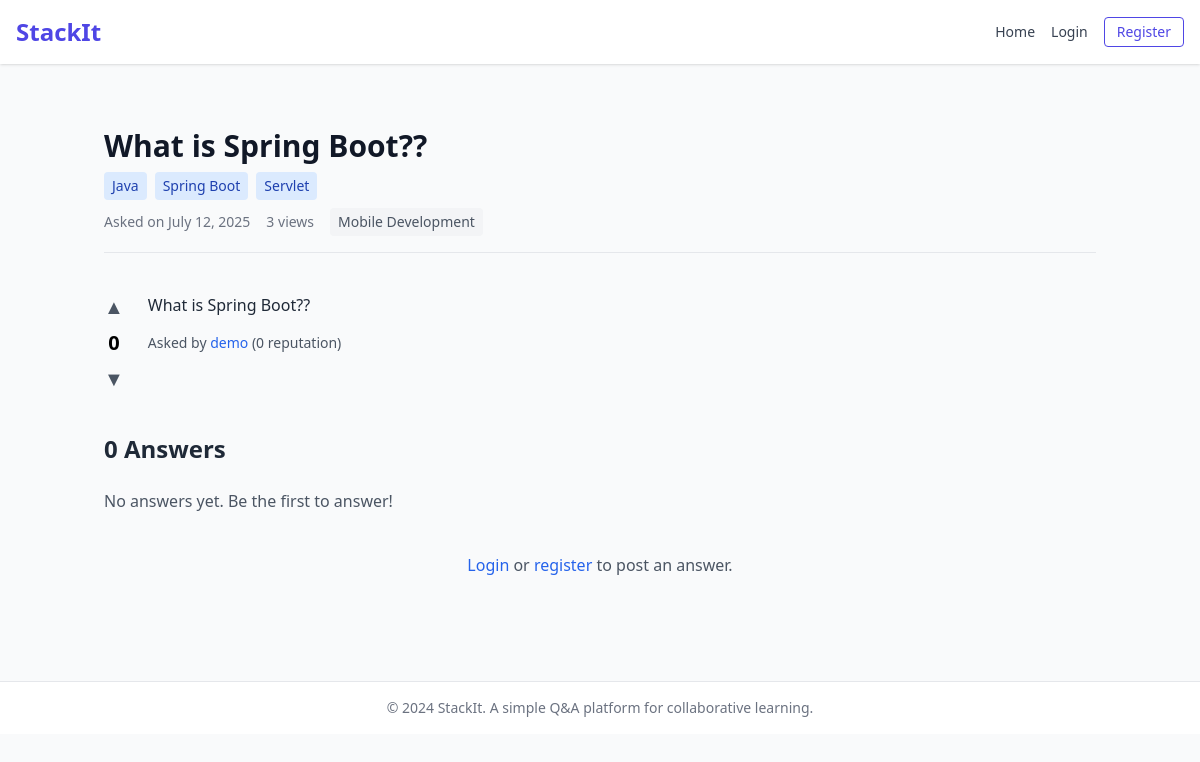
Screenshot of /question/3 with the database file from the repository.
### app.py (models this page shows)
class Question(db.Model):
    id = db.Column(db.Integer, primary_key=True)
    title = db.Column(db.String(200), nullable=False)
    content = db.Column(db.Text, nullable=False)
    created_at = db.Column(db.DateTime, default=datetime.utcnow)
    updated_at = db.Column(db.DateTime, default=datetime.utcnow)
    views = db.Column(db.Integer, default=0)
    is_approved = db.Column(db.Boolean, default=True)
    user_id = db.Column(db.Integer, db.ForeignKey('user.id'), nullable=False)
    category_id = db.Column(db.Integer, db.ForeignKey('category.id'))
    answers = db.relationship('Answer', backref='question', lazy=True,
                            cascade='all, delete-orphan')
    votes = db.relationship('Vote', backref='question', lazy=True,
                          cascade='all, delete-orphan')
    tags = db.relationship('QuestionTag', back_populates='question',
                         cascade='all, delete-orphan')
    def get_vote_score(self):
        upvotes = Vote.query.filter_by(question_id=self.id, vote_type='up').count()
        downvotes = Vote.query.filter_by(question_id=self.id, vote_type='down').count()
        return upvotes - downvotes

class QuestionTag(db.Model):
    id = db.Column(db.Integer, primary_key=True)
    question_id = db.Column(db.Integer, db.ForeignKey('question.id'))
    tag_id = db.Column(db.Integer, db.ForeignKey('tag.id'))
    question = db.relationship('Question', back_populates='tags')
    tag = db.relationship('Tag', back_populates='questions')

class Tag(db.Model):
    id = db.Column(db.Integer, primary_key=True)
    name = db.Column(db.String(50), unique=True, nullable=False)
    questions = db.relationship('QuestionTag', back_populates='tag')

class Category(db.Model):
    id = db.Column(db.Integer, primary_key=True)
    name = db.Column(db.String(50), unique=True, nullable=False)
    description = db.Column(db.Text)
    questions = db.relationship('Question', backref='category', lazy=True)

class User(UserMixin, db.Model):
    id = db.Column(db.Integer, primary_key=True)
    username = db.Column(db.String(80), unique=True, nullable=False)
    email = db.Column(db.String(120), unique=True, nullable=False)
    password_hash = db.Column(db.String(120), nullable=False)
    is_admin = db.Column(db.Boolean, default=False)
    reputation = db.Column(db.Integer, default=0)
    bio = db.Column(db.Text)
    profile_picture = db.Column(db.String(120))
    created_at = db.Column(db.DateTime, default=datetime.utcnow)
    questions = db.relationship('Question', backref='author', lazy=True)
    answers = db.relationship('Answer', backref='author', lazy=True)
    votes = db.relationship('Vote', backref='user', lazy=True)
    notifications = db.relationship('Notification', backref='user', lazy=True,
                                  order_by='Notification.created_at.desc()')

### app.py (the view)
@app.route('/question/<int:id>')
def view_question(id):
    try:
        question = Question.query.get_or_404(id)
        question.views += 1
        db.session.commit()
        answers = Answer.query.filter_by(
            question_id=id,
            is_approved=True
        ).order_by(Answer.created_at.desc()).all()
        return render_template('question.html',
                             question=question,
                             answers=answers)
    except Exception as e:
        app.logger.error(f"Error viewing question: {str(e)}")
        flash('An error occurred while loading the question')
        return redirect(url_for('index'))

### templates/question.html (shortened to what this page needs)
{% extends "base.html" %}
{% block content %}
<div class="max-w-5xl mx-auto px-4 py-8 space-y-10">
    <div class="border-b pb-4">
        <h1 class="text-3xl font-bold text-gray-900 mb-2">{{ question.title }}</h1>
        {% if question.tags %}
            <div class="flex flex-wrap gap-2 mb-2">
                {% for qt in question.tags %}
                    <span class="px-2 py-1 bg-blue-100 text-blue-800 rounded text-sm">{{ qt.tag.name }}</span>
                {% endfor %}
            </div>
        {% endif %}
        <div class="text-sm text-gray-500 flex items-center flex-wrap gap-4">
            <span>Asked on {{ question.created_at.strftime('%B %d, %Y') }}</span>
            <span>{{ question.views }} views</span>
            {% if question.category %}
                <span class="bg-gray-100 text-gray-600 px-2 py-1 rounded">{{ question.category.name }}</span>
            {% endif %}
        </div>
    </div>
    <div class="flex gap-6">
        <div class="flex flex-col items-center text-gray-600 text-xl space-y-2">
            <button class="hover:text-green-600" data-type="question" data-id="{{ question.id }}">▲</button>
            <span class="text-black font-semibold">{{ question.get_vote_score() }}</span>
            <button class="hover:text-red-600" data-type="question" data-id="{{ question.id }}">▼</button>
        </div>
        <div class="flex-1 space-y-4">
            <div class="prose max-w-none">{{ question.content|safe }}</div>
            <div class="flex items-center justify-between mt-4 text-sm text-gray-600">
                <div>
                    <span>Asked by </span>
                    <a href="{{ url_for('profile', username=question.author.username) }}"
                       class="text-blue-600 hover:underline">{{ question.author.username }}</a>
                    <span> ({{ question.author.reputation }} reputation)</span>
                </div>
            </div>
        </div>
    </div>
    <div class="space-y-6">
        <h2 class="text-2xl font-semibold">{{ question.answers|length }} Answers</h2>
        {% if question.answers %}
            {% for answer in answers %}
                <div class="bg-white border rounded-lg p-6 shadow-sm {% if answer.is_accepted %}border-green-500{% endif %}">
                    <div class="flex gap-6">
                        <div class="flex flex-col items-center text-gray-600 space-y-2">
                            <button class="hover:text-green-600" data-type="answer" data-id="{{ answer.id }}">▲</button>
                            <span class="text-black font-semibold">{{ answer.get_vote_score() }}</span>
                            <button class="hover:text-red-600" data-type="answer" data-id="{{ answer.id }}">▼</button>
                            {% if current_user.id == question.user_id and not answer.is_accepted %}
                                <button class="text-sm text-green-600 hover:underline accept-btn"
                                        data-id="{{ answer.id }}">Accept</button>
                            {% endif %}
                            {% if answer.is_accepted %}
                                <span class="text-green-600 text-sm mt-2 flex items-center gap-1">
                                    <i class="fas fa-check"></i> Accepted
                                </span>
                            {% endif %}
                        </div>
                        <div class="flex-1 space-y-3">
                            <div class="prose max-w-none">{{ answer.content|safe }}</div>
                            <div class="flex justify-between text-sm text-gray-600 mt-2">
                                <div>
                                    Answered by
                                    <a href="{{ url_for('profile', username=answer.author.username) }}"
                                       class="text-blue-600 hover:underline">{{ answer.author.username }}</a>
                                    ({{ answer.author.reputation }} reputation)
                                </div>
                                <div>
                                    {{ answer.created_at.strftime('%B %d, %Y') }}
                                </div>
                            </div>
                            {% if current_user.id == answer.user_id %}
                                <div class="text-sm space-x-4">
                                    <a href="{{ url_for('edit_answer', id=answer.id) }}"
                                       class="text-blue-500 hover:underline">Edit</a>
                                    <a href="{{ url_for('delete_answer', id=answer.id) }}"
                                       onclick="return confirm('Delete this answer?')"
                                       class="text-red-500 hover:underline">Delete</a>
                                </div>
                            {% endif %}
                        </div>
                    </div>
                </div>
            {% endfor %}
        {% else %}
            <p class="text-gray-600">No answers yet. Be the first to answer!</p>
        {% endif %}
    </div>
    {% if current_user.is_authenticated %}
        <div class="mt-10">
            <h3 class="text-xl font-semibold mb-4">Your Answer</h3>
            <form method="POST" action="{{ url_for('post_answer', question_id=question.id) }}"
                  class="space-y-4">
                <textarea id="content" name="content" class="ckeditor w-full rounded border border-gray-300"
                          required></textarea>
                <button type="submit"
                        class="bg-blue-600 text-white px-5 py-2 rounded hover:bg-blue-700 transition">
                    Post Answer
                </button>
            </form>
        </div>
    {% else %}
        <div class="text-center mt-10 text-gray-600">
            <p>
                <a href="{{ url_for('login') }}" class="text-blue-600 hover:underline">Login</a>
                or
                <a href="{{ url_for('register') }}" class="text-blue-600 hover:underline">register</a>
                to post an answer.
            </p>
        </div>
    {% endif %}
</div>
{% endblock %}

### rows the page displays
Question: title "What is Spring Boot??", created_at "July 12, 2025", views "3", content "What is Spring Boot??"
QuestionTag: tag.name "Java"
QuestionTag: tag.name "Spring Boot"
QuestionTag: tag.name "Servlet"
Category: category.name "Mobile Development"
User: author.username "demo", author.reputation "0"

### other values shown
{{ question.get_vote_score() }} "0"
{{ question.answers|length }} "0"
